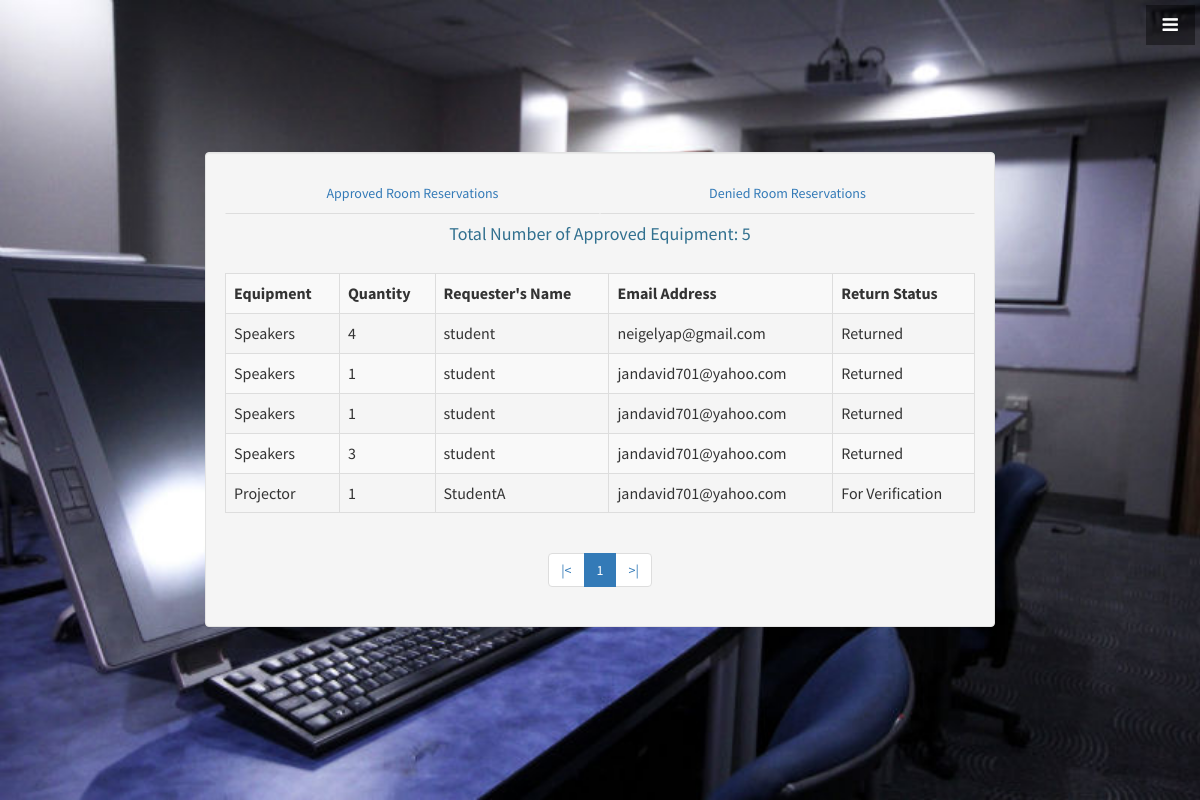
The app's page /equipmentDetails.php (signed in) with its own data.
### tables this page shows
CREATE TABLE IF NOT EXISTS `equipment_approved_db` (
`id` int(11) NOT NULL,
  `equipment_name` text,
  `quantity` int(11) DEFAULT NULL,
  `email_address` text,
  `requester` text,
  `return_status` text
);

### totalCount.php (called while the page is built, shortened)
<?php
	$total2 = null;
?>

### viewApprovedEquipment.php (the view, shortened to what this page needs)
<?php
echo "<h4 class='text text-info' align='center'> Total Number of Approved Equipment: ".$total2."</h4>";
$user = "root";
$pass = "";
$dbname = "databasePHP";
$server = "localhost";
if(isset($_GET['page'])){
	$page = $_GET['page'];
} else {
	$page = 1;
}
$recordsPerPage = 10;
$start = ($page-1) * $recordsPerPage;
$conn = new mysqli($server,$user, $pass, $dbname);
$sql = "SELECT * FROM equipment_approved_db LIMIT $start, $recordsPerPage";
$result = $conn->query($sql);
if ($result->num_rows > 0) {
	echo "<table style='width:100%' class = 'table table-striped table-bordered table-responsive'>";
	echo "<br><tr>";
	echo "<td><b>Equipment</b></td>";
	echo "<td><b>Quantity</b></td>";
	echo "<td><b>Requester's Name</b></td>";
	echo "<td><b>Email Address</b></td>";
	echo "<td><b>Return Status</b></td>";
	echo "</tr>";
	while($row = $result->fetch_assoc()) {
		echo "<tr>";
		echo "<td>".$row['equipment_name']."</td>";
		echo "<td>".$row['quantity']."</td>";
		echo "<td>".$row['requester']."</td>";
		echo "<td>".$row['email_address']."</td>";
		echo "<td>".$row['return_status']."</td>";
		echo "</tr>";
	}
	echo "</table>";
	$totalRecordsQuery = "SELECT * FROM equipment_approved_db";
	$totalRecordsResult = $conn->query($totalRecordsQuery);
	$totalRecords = mysqli_num_rows($totalRecordsResult);
	$totalPages = ceil($totalRecords / $recordsPerPage);
	echo "<ul class='pagination'>";
	echo "<li><a href='equipmentDetails.php?page=1'>|<</a></li>";
	for ($ctr=1; $ctr <= $totalPages; $ctr++){
		if($ctr == $page){
			echo "<li class='active'><a href='equipmentDetails.php?page=".$ctr."'>".$ctr."</a></li>";
		} else {
			echo "<li><a href='equipmentDetails.php?page=".$ctr."'>".$ctr."</a></li>";
		}
	}
	echo "<li><a href='equipmentDetails.php?page=$totalPages'>>|</a></li>";
	echo "</ul>";
} else {
}
?>

### equipmentDetails.php (shortened to what this page needs)
<?php
include 'totalCount.php';
?>
<!DOCTYPE HTML PUBLIC "-//W3C//DTD HTML 4.01 Frameset//EN">
<html>
<head>
    <link href="css/bootstrap.min.css" rel="stylesheet">
    <link rel="stylesheet" href="http://maxcdn.bootstrapcdn.com/bootstrap/3.3.6/css/bootstrap.min.css">
    <link href="css/admin.css" rel="stylesheet">
    <link href="css/login-form.css" rel="stylesheet">
    <link href="font-awesome/css/font-awesome.min.css" rel="stylesheet" type="text/css">
</head>
    <body>
    <a id="menu-toggle" href="#" class="btn btn-dark btn-lg toggle"><i class="fa fa-bars"></i></a>
    <header id="top" class="header">
        <div class="text-vertical-center">
        <div class="row">
        	<div class="col-md-2"></div>
        	<div class="col-md-8">
        	<div class="well">
			<ul class="nav nav-tabs nav-justified">
			<?php
				if(isset($_GET['page'])){
					echo "<li class='active'><a data-toggle='tab' href='#approved'>Approved Room Reservations</a></li>";
					echo "<li><a data-toggle='tab' href='#denied'>Denied Room Reservations</a></li>";
					echo "<div class='tab-content'>";
					echo "<div id='approved' class='tab-pane fade in active'>";
					if($total2 != null){
						include 'viewApprovedEquipment.php';
					} else {
						echo "<h4 class='alert alert-info' align='center'>There are no approved equipment reservations at the moment.</h4>";
					}
					echo "</div>";
					echo "<div id='denied' class='tab-pane fade'>";
					if($total3 != null){
						include 'viewDeniedEquipment.php';
					} else {
						echo "<h4 class='alert alert-info' align='center'>There are no denied equipment reservations at the moment.</h4>";
					}
					echo "</div>";
					echo "</div>";
				} else {
					echo "<li><a data-toggle='tab' href='#approved'>Approved Room Reservations</a></li>";
					echo "<li><a data-toggle='tab' href='#denied'>Denied Room Reservations</a></li>";
					echo "<div class='tab-content'>";
					echo "<div id='approved' class='tab-pane fade in active'>";
					if($total2 != null){
						include 'viewApprovedEquipment.php';
					} else {
						echo "<h4 class='alert alert-info' align='center'>There are no approved equipment reservations at the moment.</h4>";
					}
					echo "</div>";
					echo "</div>";
				}
			?>
			</ul>
			</div>
        	<div class="col-md-2"></div>
        </div>
        </div>
        </div>
    </header>
	</body>
</html>

### css/admin.css (style rules this page uses)
html, body { width: 100%; height: 100%; }
body { font-family: "Source Sans Pro","Helvetica Neue",Helvetica,Arial,sans-serif; }
.text-vertical-center { display: table-cell; text-align: center; vertical-align: middle; }
.btn-dark { border-radius: 0; color: #fff; background-color: rgba(0,0,0,0.4); }
#menu-toggle { z-index: 1; position: fixed; top: 0; right: 0; }
.toggle { margin: 5px 5px 0 0; }
.header { display: table; position: relative; width: 100%; height: 100%; background: url(../img/studentbg2.jpg) no-repeat center center scroll; -webkit-background-size: cover; -moz-background-size: cover; background-size: cover; -o-background-size: cover; }

### records on screen
equipment_approved_db: equipment_name "Speakers", quantity "4", requester "student", email_address "neigelyap@gmail.com", return_status "Returned"
equipment_approved_db: equipment_name "Speakers", quantity "1", requester "student", email_address "jandavid701@yahoo.com", return_status "Returned"
equipment_approved_db: equipment_name "Speakers", quantity "1", requester "student", email_address "jandavid701@yahoo.com", return_status "Returned"
equipment_approved_db: equipment_name "Speakers", quantity "3", requester "student", email_address "jandavid701@yahoo.com", return_status "Returned"
equipment_approved_db: equipment_name "Projector", quantity "1", requester "StudentA", email_address "jandavid701@yahoo.com", return_status "For Verification"

### other values on screen
$total2 "5"
